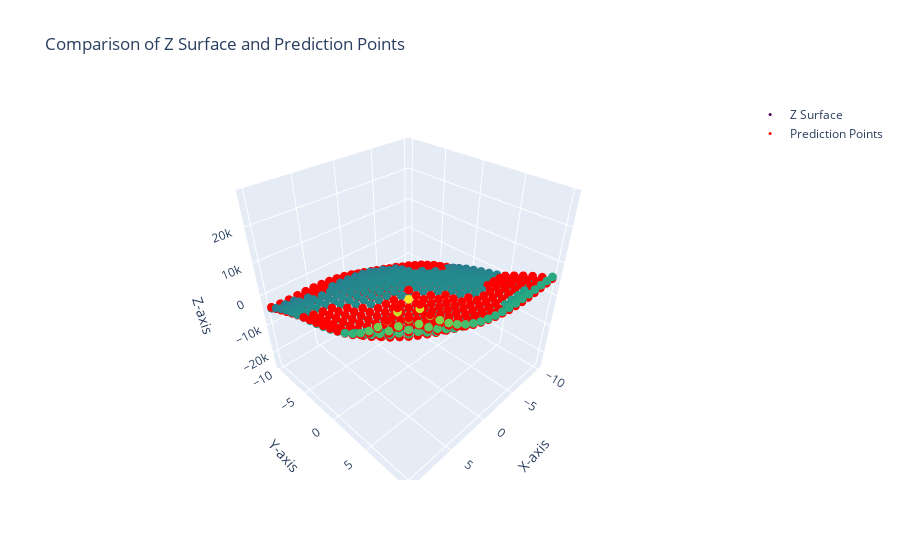

This figure's notebook cell:
### Code cell
comparison(XY, Z[:,1], net.Predict()[:,1])

### Figure 1 — Plotly figure (JSON) as saved in the notebook; plotly's stock layout.template omitted (floating-point values rounded to 4 significant figures; data arrays with more than 128 entries replaced by an {"elided": "..."} marker saying what was removed)
{"data": [{"marker": {"color": {"elided": "400 float values"}, "colorscale": [[0, "#440154"], [0.1111, "#482878"], [0.2222, "#3e4989"], [0.3333, "#31688e"], [0.4444, "#26828e"], [0.5556, "#1f9e89"], [0.6667, "#35b779"], [0.7778, "#6ece58"], [0.8889, "#b5de2b"], [1, "#fde725"]], "size": 3}, "mode": "markers", "name": "Z Surface", "type": "scatter3d", "x": {"elided": "400 float values"}, "y": {"elided": "400 float values"}, "z": {"elided": "400 float values"}}, {"marker": {"color": "red", "colorscale": [[0, "#440154"], [0.1111, "#482878"], [0.2222, "#3e4989"], [0.3333, "#31688e"], [0.4444, "#26828e"], [0.5556, "#1f9e89"], [0.6667, "#35b779"], [0.7778, "#6ece58"], [0.8889, "#b5de2b"], [1, "#fde725"]], "size": 3}, "mode": "markers", "name": "Prediction Points", "type": "scatter3d", "x": {"elided": "400 float values"}, "y": {"elided": "400 float values"}, "z": {"elided": "400 float values"}}], "layout": {"scene": {"xaxis": {"title": {"text": "X-axis"}}, "yaxis": {"title": {"text": "Y-axis"}}, "zaxis": {"title": {"text": "Z-axis"}}}, "title": {"text": "Comparison of Z Surface and Prediction Points"}}}
